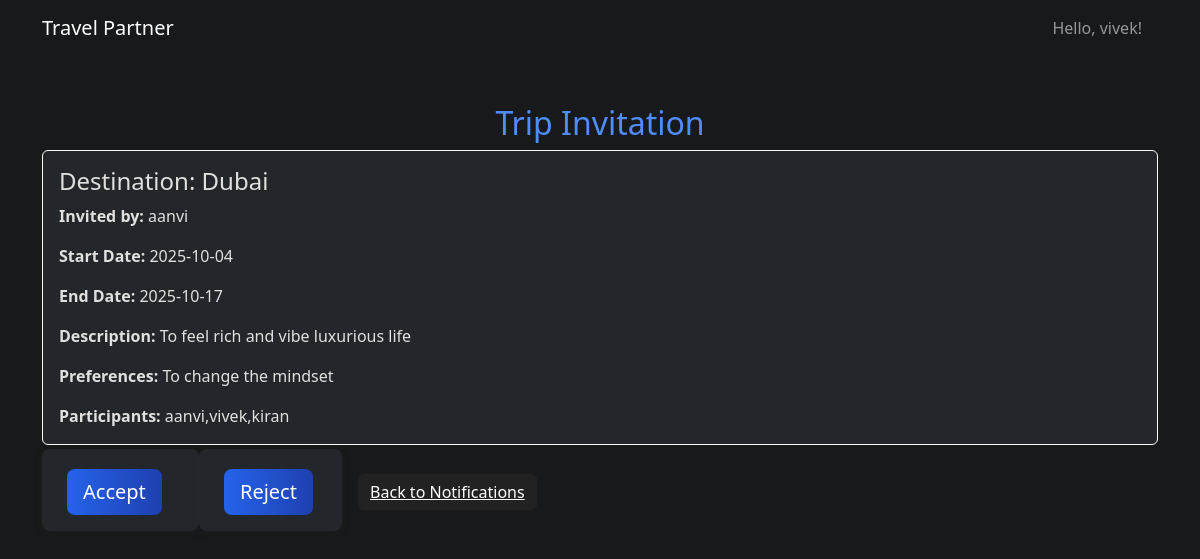
Screenshot of /invitation/1 (signed in) with the database file from the repository.
### app.py (models this page shows, shortened)
class Trip(db.Model):
    trip_id = db.Column(db.Integer, primary_key=True)
    creator = db.Column(db.String(80), nullable=False)
    destination = db.Column(db.String(200), nullable=False)
    start_date = db.Column(db.String(50), nullable=False)
    end_date = db.Column(db.String(50), nullable=False)
    description = db.Column(db.Text)
    preferences = db.Column(db.String(300))
    participants = db.Column(db.String(500)) # Comma-separated list of usernames
    latitude = db.Column(db.Float)  # Added for map accuracy
    longitude = db.Column(db.Float) # Added for map accuracy

class User(db.Model, UserMixin):
    id = db.Column(db.Integer, primary_key=True)
    username = db.Column(db.String(80), unique=True, nullable=False)
    password = db.Column(db.String(120), nullable=False)
    bio = db.Column(db.String(300))
    interests = db.Column(db.String(300))
    profile_pic = db.Column(db.String(120))
    last_seen = db.Column(db.DateTime, default=datetime.utcnow)
    profile_pic_updated_at = db.Column(db.DateTime, default=datetime.utcnow)

### app.py (the view)
@app.route('/invitation/<int:invitation_id>')
def invitation_details(invitation_id):
    if 'username' not in session:
        return redirect(url_for('login'))
    invitation = Invitation.query.filter_by(invitation_id=invitation_id).first()
    if not invitation or invitation.invitee != session.get('username'):
        flash('Invitation not found or unauthorized.', 'danger')
        return redirect(url_for('notifications'))
    trip = Trip.query.filter_by(trip_id=invitation.trip_id).first()
    inviter = User.query.filter_by(username=invitation.inviter).first()
    return render_template('invitation_details.html', invitation=invitation, trip=trip, inviter=inviter)

### app.py (called while the page is built)
@app.before_request
def update_last_seen():
    if 'username' in session:
        user = User.query.filter_by(username=session['username']).first()
        if user:
            user.last_seen = datetime.utcnow()
            db.session.commit()

@app.context_processor
def inject_profile_pic_version():
    version = None
    if 'username' in session:
        user = User.query.filter_by(username=session['username']).first()
        if user and user.profile_pic_updated_at:
            version = int(user.profile_pic_updated_at.timestamp())
    if not version:
        from datetime import datetime
        version = int(datetime.utcnow().timestamp())
    return {'profile_pic_version': version}

### templates/invitation_details.html (shortened to what this page needs)
<!DOCTYPE html>
<html>
<head>
    <link href="https://cdn.jsdelivr.net/npm/bootstrap@5.3.2/dist/css/bootstrap.min.css" rel="stylesheet">
    <link rel="stylesheet" href="{{ url_for('static', filename='css/style.css') }}">
</head>
<body class="bg-dark text-white">
    {% include 'navbar.html' %}
    <div class="container mt-5">
        <h2>Trip Invitation</h2>
        <div class="card bg-dark text-white border-light mb-4">
            <div class="card-body">
                <h4 class="card-title">Destination: {{ trip.destination }}</h4>
                <p class="card-text"><strong>Invited by:</strong> {{ inviter.username }}</p>
                <p class="card-text"><strong>Start Date:</strong> {{ trip.start_date }}</p>
                <p class="card-text"><strong>End Date:</strong> {{ trip.end_date }}</p>
                <p class="card-text"><strong>Description:</strong> {{ trip.description }}</p>
                <p class="card-text"><strong>Preferences:</strong> {{ trip.preferences }}</p>
                <p class="card-text"><strong>Participants:</strong> {{ trip.participants }}</p>
            </div>
        </div>
        <form method="POST" action="{{ url_for('respond_invitation', invitation_id=invitation.invitation_id, response='accepted') }}" style="display:inline;">
            <button type="submit" class="btn btn-success btn-lg me-2">Accept</button>
        </form>
        <form method="POST" action="{{ url_for('respond_invitation', invitation_id=invitation.invitation_id, response='rejected') }}" style="display:inline;">
            <button type="submit" class="btn btn-danger btn-lg">Reject</button>
        </form>
        <a href="{{ url_for('notifications') }}" class="btn btn-link ms-3">Back to Notifications</a>
    </div>
</body>
</html>

### static/css/style.css (style rules this page uses)
:root { --primary: #4f8cff; --accent: #ffb347; --background: #181a20; --text: #e0e0e0; }
body { font-family: 'Segoe UI', Arial, sans-serif; background: var(--background); color: var(--text); margin: 0; padding: 0; }
body, .bg-dark { background-color: #18191a !important; color: #e0e0e0 !important; }
a, a:visited { color: #90caf9; }
.card, .modal-content { background-color: #23272b !important; color: #e0e0e0 !important; }
.btn, .btn-primary, .btn-secondary, .btn-ig { background-color: #222 !important; color: #fff !important; border: none; }
h1, h2 { color: var(--primary); text-align: center; }
form { background: #23272b !important; max-width: 350px; margin: 30px auto; padding: 30px 25px; border-radius: 8px; box-shadow: 0 2px 8px rgba(44,62,80,0.1); }
button { background: linear-gradient(90deg, #2563eb 0%, #1e40af 100%); color: #fff; border: none; padding: 10px 18px; border-radius: 4px; cursor: pointer; font-size: 1em; transition: background 0.2s; }
a { color: var(--primary); text-decoration: none; }

### rows the page displays
Trip: destination "Dubai", start_date "2025-10-04", end_date "2025-10-17", description "To feel rich and vibe luxurious life", preferences "To change the mindset", participants "aanvi,vivek,kiran"
User: username "aanvi"

### other values shown
{{ session['username'] }} "vivek"
